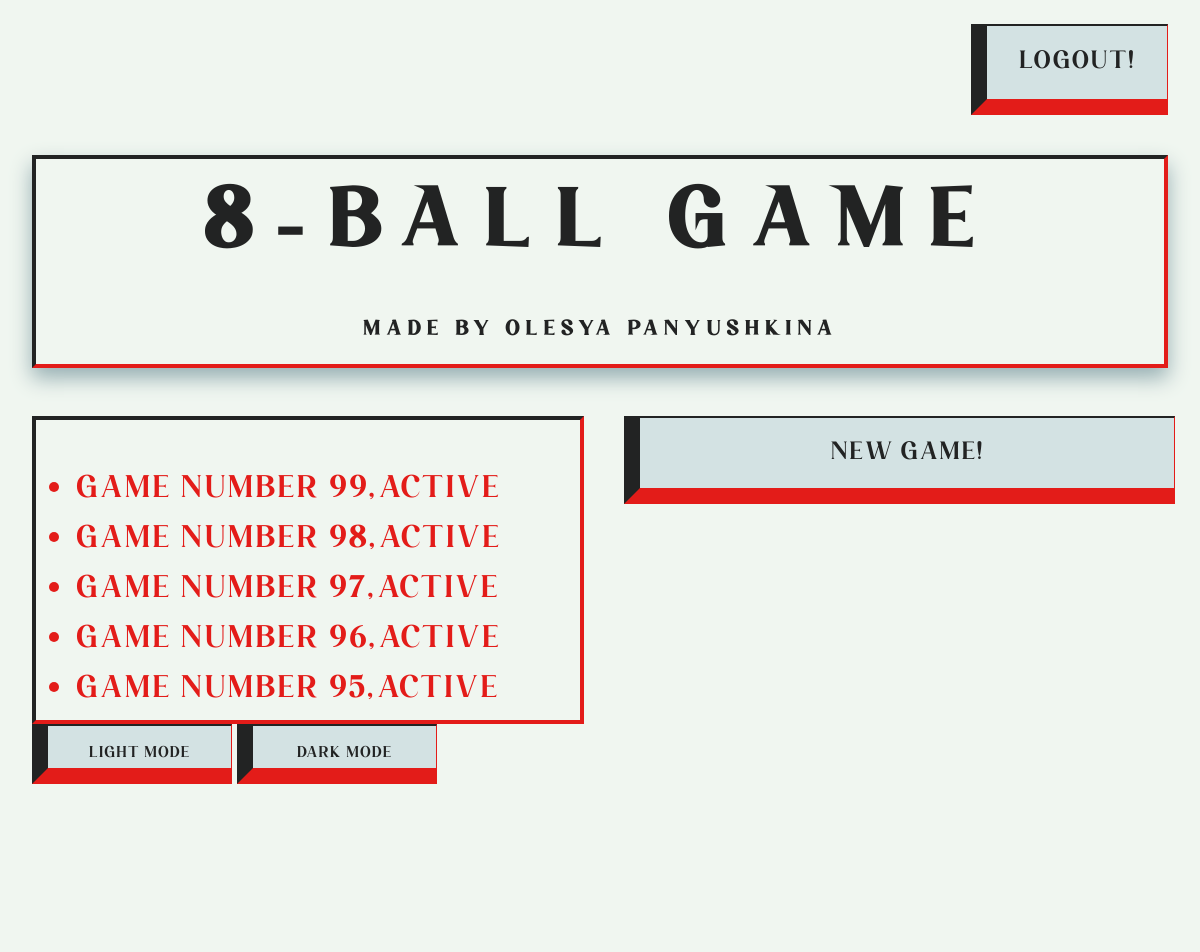
Page /dashboard/ (signed in) on the earlier database version.
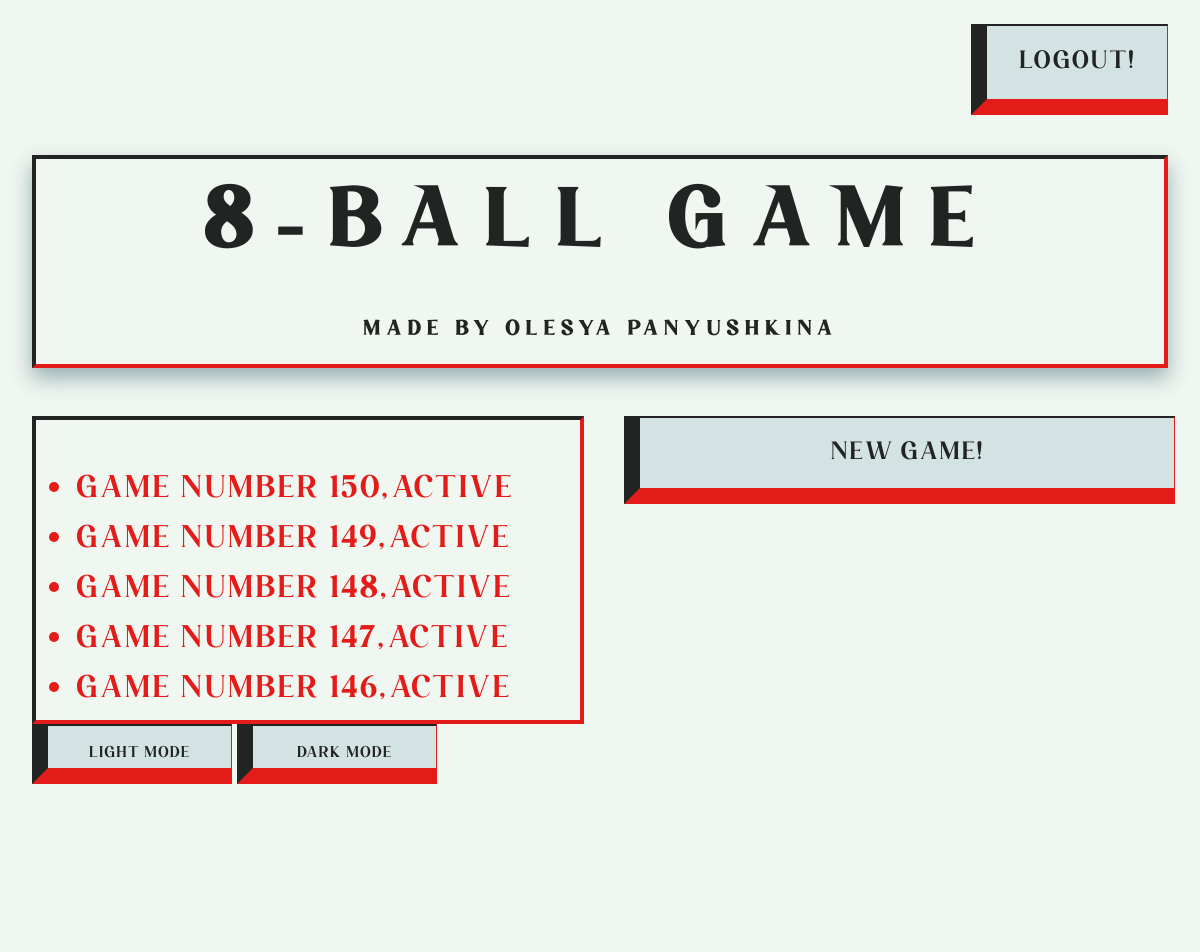
Same page on the later database version.
### game/models.py (models this page shows, shortened)
class Game(models.Model):
    player = models.ForeignKey(Profile, related_name='player', on_delete=models.CASCADE)
    status = models.CharField(max_length=5, choices=Status.choices, default=Status.ACTIVE)

### dashboard/views.py (the view)
# urls.py: path('dashboard/', dashboard_view, name='dashboard'),
def dashboard_view(request):
    profile = Profile.objects.get(user=request.user)
    context = {}
    won = Game.objects.filter(status='W').order_by('-id')
    defeated = Game.objects.filter(status='D').order_by('-id')
    active = Game.objects.filter(status='A').order_by('-id')
    context = {'defeated_games': defeated, 'active_games': active, 'won_games': won, 'user': profile.user.username, 'user_id': profile.user.id}
    return render(request, 'dashboard/home.html', context=context)

### dashboard/templates/dashboard/home.html (shortened to what this page needs)
{% load static %}
<!DOCTYPE html>
<html lang="en">
<head>
    <link rel="stylesheet" href="{% static 'dashboard/css/style.css' %}">
    <link rel="stylesheet" href="{% static 'dashboard/css/title.css' %}">
    <link rel="stylesheet" href="{% static 'dashboard/css/colors.css' %}">
</head>
<body>
    <div class="container">
        <div class="topbar">
            <a href="/login" class="topbar__btn game_btn">Logout!</a>
        </div>
        <main class="dashboard">
            <div class="dashboard__title">
                <h1>
                    8-Ball Game
                </h1>
                <h1 class="small_text">
                    made by Olesya Panyushkina
                </h1>
            </div>
            <div class="dashboard__columns">
                <div class="dashboard__game_list">
                    <ul>
                        {% if active_games %}
                            {% for game in active_games %}
                                <li><p class="open_game" id="join_game--{{ game.id }}">Game number {{ game.id }}, {{ game.get_status_display }}</p></li>
                            {% endfor %}
                        {% endif%}
                        </ul>
                </div>
                <div class="dashboard__new_game">
                    <div id="new_game_btn" class="new_game_btn dashboard__btn game_btn ">New Game!</div>
                </div>
            </div>
        </main>
        <div class="toggle-container">
            <button class="dashboard__btn game_btn theme-btn light" onclick="setTheme('light')" title="Light mode">Light Mode</button>
            <button class="dashboard__btn game_btn theme-btn dark" onclick="setTheme('dark')" title="Dark mode">Dark Mode</button>
        </div>
    </div>
</body>
</html>

### dashboard/static/dashboard/css/style.css (style rules this page uses)
:root { --container_width: 1200px; --breakpoint1200: 1200px; --breakpoint920: 920px; --breakpoint768: 768px; --breakpoint480: 480px; --breakpoint320: 320px; }
* { font-family: 'Larissa', cursive; letter-spacing: 0.06em; }
body { position: relative; background-color: var(--solid_color); }
.container { max-width: var(--container_width); margin: 0 auto; padding: 0 24px; }
.topbar { display: flex; justify-content: end; padding: 16px 0; }
.dashboard__columns { display: flex; justify-content: space-between; gap: 40px; }
.dashboard__game_list { display: flex; flex-direction: column; width: 100%; height: 300px; list-style: none; resize: none; overflow-y: scroll; line-height: 20px; }
.dashboard__game_list { margin-top: 0; border-width: 4px; border-style: solid; border-top-color: var(--light_color); border-right-color: var(--accent_color); border-bottom-color: var(--accent_color); border-left-color: var(--light_color); font-size: 30px; color: var(--accent_color) }
.dashboard__btn { width: calc(100% - 74px); border-width: 2px 1px 16px 16px; border-style: solid; border-top-color: var(--light_color); border-right-color: var(--accent_color); border-bottom-color: var(--accent_color); border-left-color: var(--light_color); text-align: center; font-size: 48px; line-height: 1.6em; color: var(--accent_color); }
@media (max-width:1200px) { .dashboard__btn { font-size: 32px; } }
.dashboard__new_game { display: flex; flex-direction: column; width: 100%; }
.game_btn { display: inline-block; padding: 16px 32px; background-color: var(--button_color); border-width: 2px 1px 16px 16px; border-style: solid; border-top-color: var(--light_color); border-right-color: var(--accent_color); border-bottom-color: var(--accent_color); border-left-color: var(--light_color); text-decoration: none; color: var(--light_color); font-size: 24px; transition: 0.05s cubic-bezier(0.075, 0.82, 0.165, 1); }
.theme-btn { width: 200px; height: 60px; font-size: 15px; }

### dashboard/static/dashboard/css/title.css (style rules this page uses)
.dashboard__title { margin: 48px 0; margin-top: 24px; border-width: 4px; border-style: solid; border-color: var(--light_color) var(--accent_color) var(--accent_color) var(--light_color); background-color: var(--really_dark_yellow); box-shadow: 0 10px 20px var(--shadow_color); font-size: 40px; letter-spacing: 0.7em; text-align: center; color: var(--double_accent_color); }
h1 { display: inline-block; vertical-align: middle; width: 100%; margin: 0; text-align: center; animation: squiggly-anim 0.60s linear infinite; letter-spacing: 0.3em; }
.small_text { font-size: 20px; }

### dashboard/static/dashboard/css/colors.css (style rules this page uses)
:root, :root.light { --light_color: #222323; --solid_color: #f0f6f0; --accent_color: #e31c19; --double_accent_color: #222323; --shadow_color: #96afb3; --really_dark_color: #f0a23c; --button_color: #d3e2e3; }

Differences in the rows shown:
removed Game: id "99", status "Active"
removed Game: id "98", status "Active"
removed Game: id "97", status "Active"
removed Game: id "96", status "Active"
removed Game: id "95", status "Active"
added Game: id "150", status "Active"
added Game: id "149", status "Active"
added Game: id "148", status "Active"
added Game: id "147", status "Active"
added Game: id "146", status "Active"
